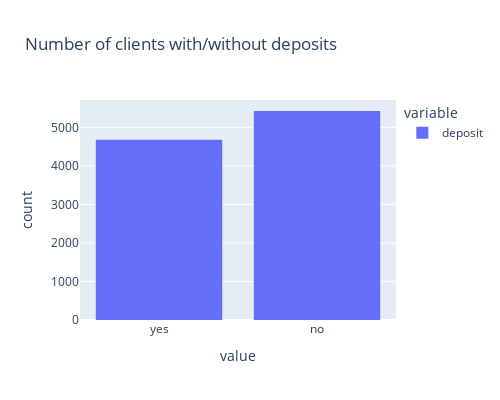

This figure's notebook cell:
### Code cell
# изучите соотношение классов в ваших данных на предмет несбалансированности, проиллюстрируйте результат
# ваш код
import plotly.express as plx
fig1 = plx.histogram(cleaned.deposit,
                     title='Number of clients with/without deposits',
                     width = 500,
                     height = 400
            )
fig1.show()

### Figure 1 — Plotly figure (JSON) as saved in the notebook; plotly's stock layout.template omitted (floating-point values rounded to 4 significant figures; data arrays with more than 128 entries replaced by an {"elided": "..."} marker saying what was removed)
{"data": [{"alignmentgroup": "True", "bingroup": "x", "hovertemplate": "variable=deposit<br>value=%{x}<br>count=%{y}<extra></extra>", "legendgroup": "deposit", "marker": {"color": "#636efa", "pattern": {"shape": ""}}, "name": "deposit", "offsetgroup": "deposit", "orientation": "v", "showlegend": true, "type": "histogram", "x": {"elided": "10105 str values"}, "xaxis": "x", "yaxis": "y"}], "layout": {"barmode": "relative", "height": 400, "legend": {"title": {"text": "variable"}, "tracegroupgap": 0}, "title": {"text": "Number of clients with/without deposits"}, "width": 500, "xaxis": {"anchor": "y", "domain": [0, 1], "title": {"text": "value"}}, "yaxis": {"anchor": "x", "domain": [0, 1], "title": {"text": "count"}}}}
